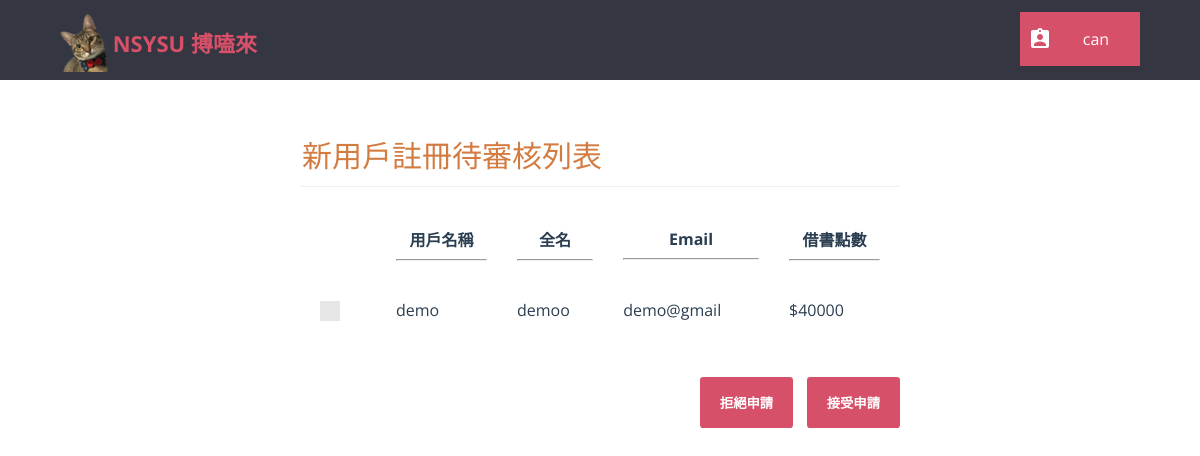
Screenshot of /librarian/pending_registrations.php (signed in) with the database file from the repository.
### tables this page shows
CREATE TABLE `pending_registrations` (
  `username` varchar(20) NOT NULL,
  `password` char(40) NOT NULL,
  `name` varchar(80) NOT NULL,
  `email` varchar(80) NOT NULL,
  `balance` int(4) NOT NULL,
  `time` timestamp NOT NULL DEFAULT current_timestamp()
);

### librarian/pending_registrations.php (the view, shortened to what this page needs)
<?php
	require "../db_connect.php";
	require "header_librarian.php";
?>
<html>
	<head>
		<link rel="stylesheet" type="text/css" href="../css/global_styles.css">
		<link rel="stylesheet" type="text/css" href="../css/custom_checkbox_style.css">
		<link rel="stylesheet" type="text/css" href="css/pending_registrations_style.css">
	</head>
	<body>
		<?php
			$query = $con->prepare("SELECT username, name, email, balance FROM pending_registrations");
			$query->execute();
			$result = $query->get_result();
			$rows = mysqli_num_rows($result);
			if($rows == 0)
				echo "<h2 align='center'>目前沒有人申請</h2>";
			else
			{
				echo "<form class='cd-form' method='POST' action='#'>";
				echo "<legend>新用戶註冊待審核列表</legend>";
				echo "<table width='100%' cellpadding=10 cellspacing=10>
						<tr>
							<th></th>
							<th>用戶名稱<hr></th>
							<th>全名<hr></th>
							<th>Email<hr></th>
							<th>借書點數<hr></th>
						</tr>";
				for($i=0; $i<$rows; $i++)
				{
					$row = mysqli_fetch_array($result);
					echo "<tr>";
					echo "<td>
							<label class='control control--checkbox'>
								<input type='checkbox' name='cb_".$i."' value='".$row[0]."' />
								<div class='control__indicator'></div>
							</label>
						</td>";
					for($j=0; $j<3; $j++)
						echo "<td>".$row[$j]."</td>";
					echo "<td>$".$row[$j]."</td>";
					echo "</tr>";
				}
				echo "</table><br /><br />";
				echo "<div style='float: right;'>";
				echo "<input type='submit' value='拒絕申請' name='l_delete' />&nbsp;&nbsp;&nbsp;&nbsp;";
				echo "<input type='submit' value='接受申請' name='l_confirm' />";
				echo "</div>";
				echo "</form>";
			}
		?>
	</body>
</html>

### librarian/css/header_librarian_style.css (style rules this page uses)
html * { -webkit-font-smoothing: antialiased; -moz-osx-font-smoothing: grayscale; }
*, *:after, *:before { -webkit-box-sizing: border-box; -moz-box-sizing: border-box; box-sizing: border-box; }
body { font-size: 100%; font-family: "Open Sans", sans-serif; background-color: white; margin: 0; }

### css/global_styles.css (style rules this page uses)
*, *::after, *::before { -webkit-box-sizing: border-box; -moz-box-sizing: border-box; box-sizing: border-box; }
html { font-size: 62.5%; }
body { font-size: 1.8rem; font-family: "Open Sans", sans-serif; color: #2b3e51; background-color: #ffffff; }

### css/custom_checkbox_style.css (style rules this page uses)
.control { font-size: 18px; position: relative; display: block; margin-bottom: 15px; padding-left: 30px; cursor: pointer; }
.control__indicator { position: absolute; top: -2px; left: 0; width: 20px; height: 20px; background: #e6e6e6; }
.control__indicator:after { position: absolute; display: none; content: ''; }
.control--checkbox .control__indicator:after { top: 4px; left: 8px; width: 5px; height: 10px; transform: rotate(45deg); border: solid #fff; border-width: 0 2px 2px 0; }

### librarian/css/pending_registrations_style.css (style rules this page uses)
.cd-form { width: 90%; max-width: 600px; margin: 4em auto; font-size: 1.3rem; color: #d37c42; margin-bottom: 10px; display: block; }
.cd-form::after { clear: both; content: ""; display: table; }
.cd-form legend { padding-bottom: 10px; margin-bottom: 20px; font-size: 3rem; border-bottom: 1px solid #ecf0f1; }
.cd-form legend { display: block; width: 100%; -webkit-appearance: none; -moz-appearance: none; -ms-appearance: none; -o-appearance: none; appearance: none; }
.cd-form input[type="submit"] { border: none; background: #d75069; border-radius: .25em; padding: 16px 20px; color: #ffffff; font-weight: bold; font-family: "Open Sans", sans-serif; cursor: pointer; -webkit-font-smoothing: antialiased; -moz-osx-font-smoothing: grayscale; -webkit-appearance: none; -moz-appearance: none; -ms-appearance: none; -o-appearance: none; appearance: none; }

### rows the page displays
pending_registrations: username "demo", name "demoo", email "demo@gmail", balance "40000"

### other values shown
$_SESSION['username'] "can"
